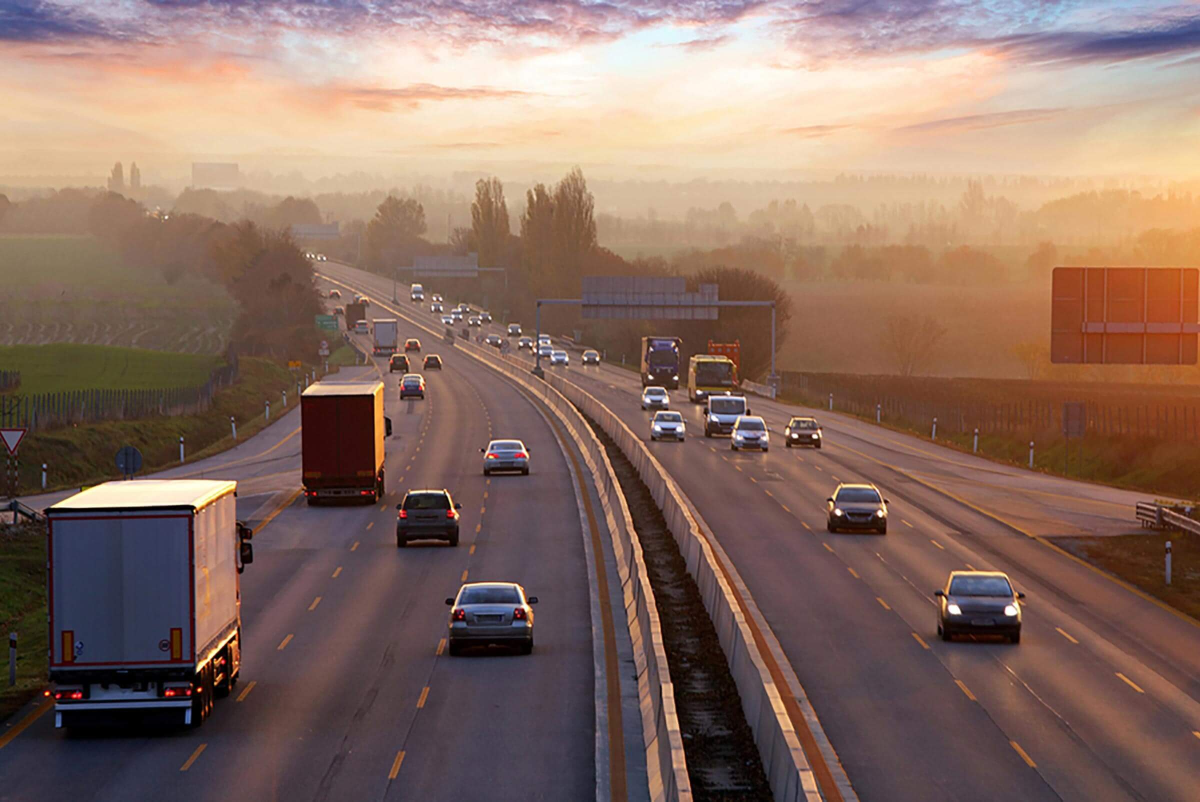
#> input picture 1 Basics/image.png, 2400 x 1603 px (shown at 1/2 size)
$ python basics.py
#> lines starting #> are read from the running program, lines starting #| are printed output that depends on the picture
# Importing the OpenCV library
import cv2
import os #Importing image libarary for later use
# Reading the image using imread() function
image = cv2.imread('image.png')             #Like storing the file handle
#> image is the input picture: shape (1603, 2400, 3); mean B, G, R 98.4, 109.4, 136.3

# Extracting the height and width of an image
h, w = image.shape[:2]
#> h = 1603; w = 2400
#Has 3 parameters; height, width and channel (RGB/BW/etc.)
# Displaying the height and width
print("Height = {}, Width = {}".format(h, w))
#| Height = 1603, Width = 2400
# Extracting RGB values.
# Here we have randomly chosen a pixel
# by passing in 100, 100 for height and width.
(B, G, R) = image[100, 100]
#> B = 165; G = 172; R = 211

# Displaying the pixel values
print("R = {}, G = {}, B = {}".format(R, G, B))
#| R = 211, G = 172, B = 165

# We can also pass the channel to extract
# the value for a specific channel
B = image[100, 100, 0]
print("B = {}".format(B))
#| B = 165

# We will calculate the region of interest
# by slicing the pixels of the image
# roi = image[100 : 500, 200 : 700]
#This does not preserve aspect ratio of the image.
#To preserve it, we have to do the following

# Calculating the ratio
ratio = 800 / w
#> ratio = 0.333

# Creating a tuple containing width and height
dim = (800, int(h * ratio))
#> dim = (800, 534)

# Resizing the image
resize_aspect = cv2.resize(image, dim)
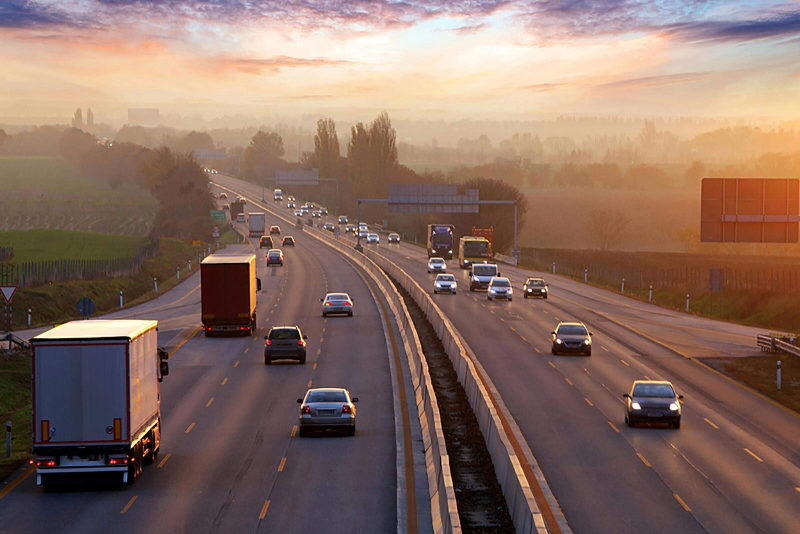
#> resize_aspect: shape (534, 800, 3); mean B, G, R 98.3, 109.3, 136.2

# Calculating the center of the image
center = (w // 2, h // 2)
#> center = (1200, 801)

# Generating a rotation matrix
matrix = cv2.getRotationMatrix2D(center, -45, 1.0) #(centre, angle, scaling factor)
#Because the image is just a matrix of RGB values, the transformation
#of rotation can be done by multiplying with the rotation matrix
#Here, we generate the rotation matrix

# Performing the affine transformation
rotated = cv2.warpAffine(image, matrix, (w, h))
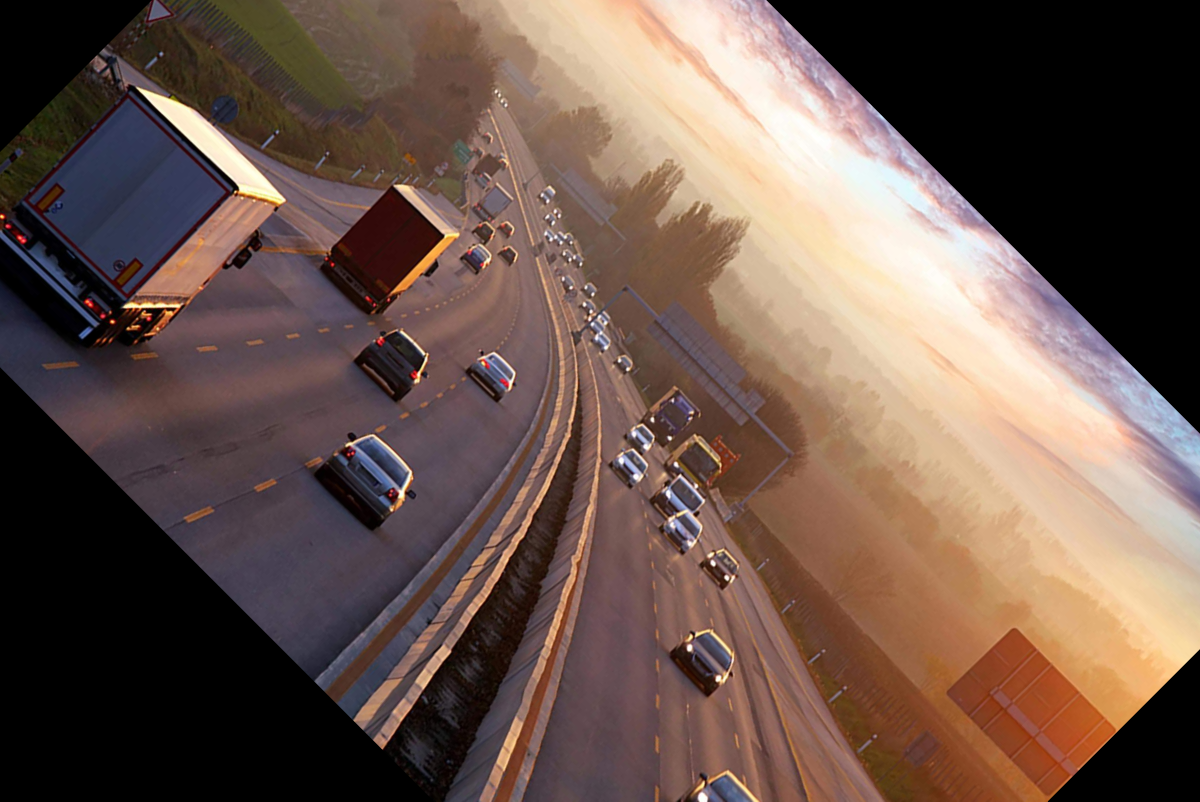
#> rotated: shape (1603, 2400, 3) (shown at 1/2 size); mean B, G, R 75.8, 84.7, 105.7
#An affine transformation is a general transformation involving
#rotation, translation, isometric scaling and shearing.
#For more info, check PDFs that I've saved or check the following link
#https://www.quora.com/In-an-intuitive-explanation-what-is-an-affine-transformation-of-image

#Displaying the image
cv2.imshow("window_name", rotated)
#Takes two parameters, name of the window in which the image is shown
#and the name of the file to be shown

cv2.waitKey(0)
#It takes a single argument, which is the time (in milliseconds),
#for which the window will be displayed.
#If the user presses any key within this time period, the program continues.
#If 0 is passed, the program waits indefinitely for a keystroke.

#Making a rectangle
# We are copying the original image,
# as it is an in-place operation.
output = image.copy()
#An in-place operation is an operation that changes directly the content
#of a given Tensor without making a copy.

# Using the rectangle() function to create a rectangle.
rectangle = cv2.rectangle(output, (1500, 900), (600, 400), (255, 0, 0), 2)
#It takes in 5 arguments
#Image, Top-left corner co-ordinates, Bottom-right corner co-ordinates
#Color (in BGR format), Line width

cv2.imshow("Test1", rectangle)
cv2.waitKey(0)

# Copying the original image
output = image.copy()

# Adding the text using putText() function
text = cv2.putText(output, 'OpenCV Demo', (500, 550),
				cv2.FONT_HERSHEY_SIMPLEX, 4, (255, 0, 0), 2)
#It takes in 7 arguments
#Image, Text to be displayed
#Bottom-left corner co-ordinates, from where the text should start
#Font, Font size, Color (BGR format), Line width

cv2.imshow("Test2", text)
cv2.waitKey(0)

cv2.destroyAllWindows()
# It is for removing/deleting created GUI window from screen
# and memory

import numpy as np
import matplotlib.pyplot as plt
img=cv2.imread("image.png")

# Converting BGR color to RGB color format
RGB_img = cv2.cvtColor(img, cv2.COLOR_BGR2RGB)

#Displaying image using plt.imshow() method
plt.imshow(img)

#Saving an image in a path
image_path = r'C:\Users\mubas\onedrive\desktop\image\image.png'
# Image directory
directory = r'C:\Users\mubas\onedrive\desktop\image\test'
# Using cv2.imread() method to read the image
img = cv2.imread(image_path)
# Change the current directory to specified directory
os.chdir(directory)
# List files and directories
# in 'C:/Users/mubas\onedrive\desktop\image'
print("Before saving image:")
print(os.listdir(directory))
# Filename
filename = 'savedImage.jpg'
# Using cv2.imwrite() method for saving the image
cv2.imwrite(filename, img)
# List files and directories in 'C:/Users /mubas\onedrive\desktop\image\test'
print("After saving image:")
print(os.listdir(directory))
print('Successfully saved')
